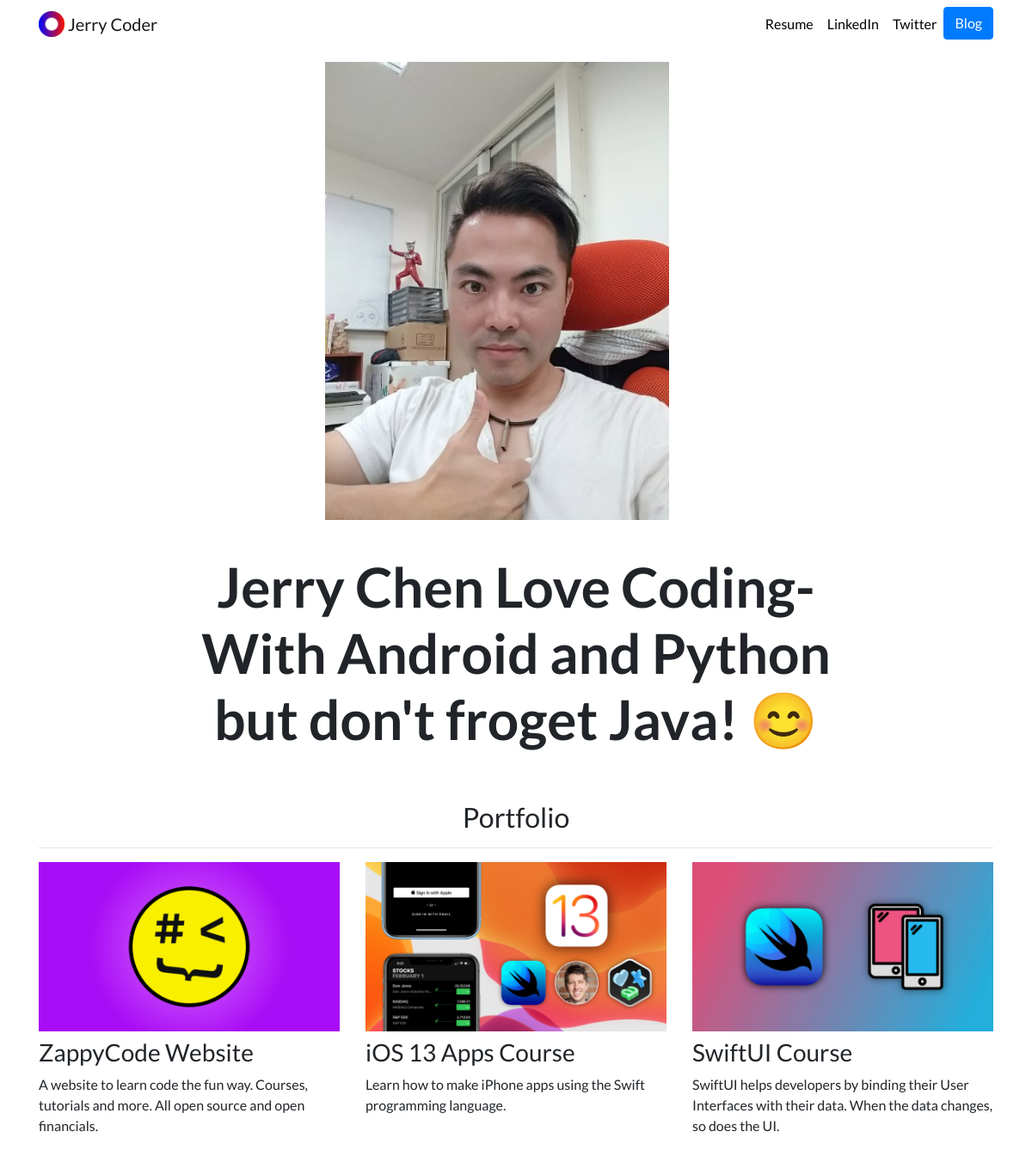
The page / on the database its author committed.
### portfolio/models.py (models this page shows, shortened)
class Project(models.Model):
    title = models.CharField(max_length=100)
    description = models.CharField(max_length=255)
    image = models.ImageField(upload_to='portfolio/images/')
    url = models.URLField(blank=True)
    image_url = models.URLField(blank=True)

### portfolio/views.py (the view)
# urls.py: path('', views.index, name='index'),
def index(request):
    projects = Project.objects.all()
    return render(request, 'portfolio/index.html', {'projects':projects})

### portfolio/templates/portfolio/index.html
{% extends "portfolio/base.html" %}
{% load static %}
{% block content %}
<div class="row justify-content-center my-3">
  <div class="col-5">
    <img src="{% static 'portfolio/myphoto.jpg' %}" class="img-fluid" width=400 >
  </div>
</div>
<br>
<div class="row justify-content-center mb-3">
  <div class="col-md-9 text-center">
    <h1 id="hometext" class="font-weight-bold">Jerry Chen Love Coding-With Android and Python but don't froget Java! 😊</h1>
  </div>
</div>
<h2 class="text-center mt-5">Portfolio</h2>
<hr>
<div class="row">
  {% for project in projects %}
  <div class="col-lg-4 col-md-6">
    {% if project.url %}
    <a href="{{ project.url }}">
      <img src="{{ project.image.url }}" class="img-fluid mb-2">
    </a>
    {% else %}
    <img src="{{ project.image.url }}" class="img-fluid mb-2">
    {% endif %}
    <h3>{{ project.title }}</h3>
    <p>{{ project.description }}</p>
  </div>
  {% endfor %}
</div>
{% endblock %}

### portfolio/static/portfolio/custom.css (style rules this page uses)
body { font-family: 'Lato', sans-serif; }
@media (min-width: 992px) { #hometext { font-size: 4rem; } }

### rows shown on the page
Project: image (picture), title "ZappyCode Website", description "A website to learn code the fun way. Courses, tutorials and more. All open source and open financials."
Project: image (picture), title "iOS 13 Apps Course", description "Learn how to make iPhone apps using the Swift programming language."
Project: image (picture), title "SwiftUI Course", description "SwiftUI helps developers by binding their User Interfaces with their data. When the data changes, so does the UI."
